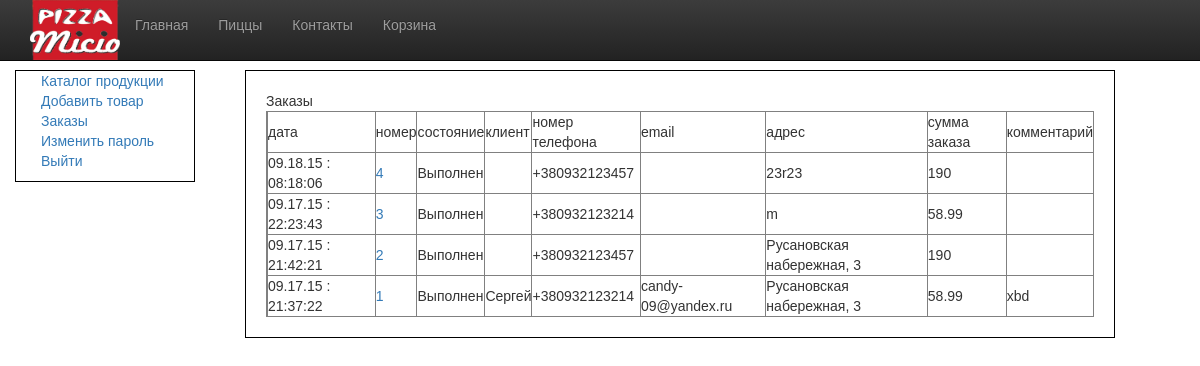
/admin.php?tab=orders (signed in), run on an earlier commit of the app's database.
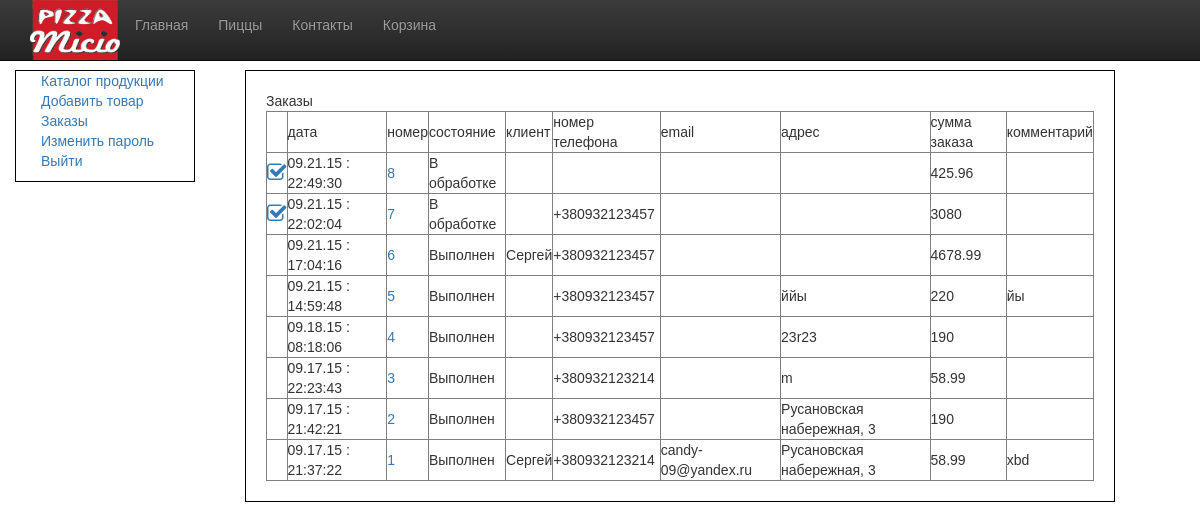
And on a later commit of the database.
### tables this page shows
CREATE TABLE orders 
(id INT, status TEXT, orderid int, cus_name TEXT, cus_tel TEXT,
cus_email TEXT, cus_addr TEXT, item TEXT, price FLOAT, quan FLOAT,
comment TEXT, date TEXT);

### functions.php (the view, shortened to what this page needs)
<?php
function adminLoadTab() {
    if (isset($_GET['tab'])) {
        if ($_GET['tab'] == 'orders') {
            echo 'Заказы';
            showAllOrders();
        }
    } else {
        echo 'добавить картинку';
    }
}
function showAllOrders() {
    $db = new SQLite3('data.db');
    if (!isset($_GET['orderid'])) {
        $query = 'select id from orders where id=(select max(id) from orders)';
        $maxid = $db->query($query);
        $result = $maxid->fetchArray(SQLITE3_ASSOC);
        $n = $result['id'];
        echo '<table border=1>';
        echo '<tr><td></td><td>дата</td><td>номер</td><td>состояние</td><td>клиент</td><td>номер телефона</td>'
            . '<td>email</td><td>адрес</td><td>сумма заказа</td><td>комментарий</td></tr>';
        for ($i = $n; $i >= 1; $i--) {
            $query = 'select * from orders where orderid =' . $i;
            $result = $db->query($query)->fetchArray(SQLITE3_ASSOC);
            if (isset($result['orderid'])) {
                echo '<tr>';
                if ($result['status'] == 'В обработке') {
                    echo '<td><a href="admin.php?tab=orders&updid=' . $result['orderid']
                        . '"><i class="fa fa-check-square-o"></i></a></td>';
                } else {
                    echo '<td></td>';
                }
                echo '<td>' . $result['date'] . '</td>';
                echo '<td><a href="admin.php?tab=orders&orderid=' . $result['orderid'] . '">' . $result['orderid'] . '</a></td>';
                echo '<td>' . $result['status'] . '</td>';
                echo '<td>' . $result['cus_name'] . '</td>';
                echo '<td>' . $result['cus_tel'] . '</td>';
                echo '<td>' . $result['cus_email'] . '</td>';
                echo '<td>' . $result['cus_addr'] . '</td>';
                echo '<td>' . orderCost($i) . '</td>';
                echo '<td>' . $result['comment'] . '</td>';
                echo '</tr>';
            }
        }
        echo '</table>';
    } else {
        showExactOrder($_GET['orderid']);
    }
}
function orderCost($orderid) {
    $db = new SQLite3('data.db');
    $query = 'select id from orders where id=(select max(id) from orders)';
    $result = $db->query($query)->fetchArray(SQLITE3_ASSOC);
    $n = $result['id'];
    $order_cost = 0;
    for ($i = 1; $i <= $n; $i++) {
        $query = 'select * from orders where id =' . $i;
        $result = $db->query($query)->fetchArray(SQLITE3_ASSOC);
        if ($result['orderid'] == $orderid) {
            $order_cost = $order_cost + $result['price'] * $result['quan'];
        }
    }
    return $order_cost;
}

### admin.php (shortened to what this page needs)
<?php
    include 'functions.php';
?>
<!DOCTYPE html>
<html lang="ru">
    <head>
        <link href="css/bootstrap.css" rel="stylesheet">
        <link href="css/style.css" rel="stylesheet">
        <link href="css/font-awesome.css" rel="stylesheet">
        <link href="css/bootstrap-theme.css" rel="stylesheet">
    </head>
    <body class="body">
        <div class="navbar navbar-inverse navbar-fixed-top">
            <div class="container">
                <div class="navbar-header">
                    <img class="brand" src="/pics/logo.gif">
                </div>
                <div class="collapse navbar-collapse" id="responsive-menu">
                    <ul class="nav navbar-nav">
                        <li><a href="http://localhost">Главная</a></li>
                        <li><a href="/pizza.php">Пиццы</a></li>
                        <li><a href="/contacts.html">Контакты</a></li>
                        <li><a href="cart.php">Корзина</a></li>
                    </ul>
                </div>
            </div>
        </div>
        <div class="col-lg-2 col-md-2 col-sm-1 col-xs-1">
            <div class="admin_menu">
                <ul>
                    <li><a href="admin.php?tab=items">Каталог продукции</a></li>
                    <li><a href="admin.php?addnew">Добавить товар</a></li>
                    <li><a href="admin.php?tab=orders">Заказы</a></li>
                    <li><a href="admin.php?tab=password">Изменить пароль</a></li>
                    <li><a href="admin.php?tab=quit">Выйти</a></li>
                </ul>
            </div>
        </div>
        <div class="col-lg-10 col-md-10 col-sm-11 col-xs-11">
            <div class="admin_tab">
                <?php
                adminLoadTab();
                ?>
            </div>
        </div>
    </body>
</html>

### css/style.css (style rules this page uses)
body { margin-bottom: 150px; }
.body { font-family: Verdana, Geneva, sans-serif; }
.admin_tab { border: 1px solid black; display: block; float: left; width: 870px; height: auto; margin-left: 30px; padding: 20px; margin-top: 70px; }
.admin_tab table i { font-size: 150%; }
.admin_menu { float: left; display: block; border: 1px solid black; text-align: left; width: 180px; height: auto; margin-top: 70px; }
.admin_menu ul { list-style-type: none; padding-left: 25px; }
.admin_menu a:link { text-decoration: none; }
.brand { height: 60px; width: 90px; }

What changed in the data, as far as the page shows it:
added orders: date "09.21.15 : 22:49:30", orderid "8", status "В обработке", i "425.96"
added orders: date "09.21.15 : 22:02:04", orderid "7", status "В обработке", cus_tel "+380932123457", i "3080"
added orders: date "09.21.15 : 17:04:16", orderid "6", status "Выполнен", cus_name "Сергей", cus_tel "+380932123457", i "4678.99"
added orders: date "09.21.15 : 14:59:48", orderid "5", status "Выполнен", cus_tel "+380932123457", cus_addr "ййы", i "220", comment "йы"
